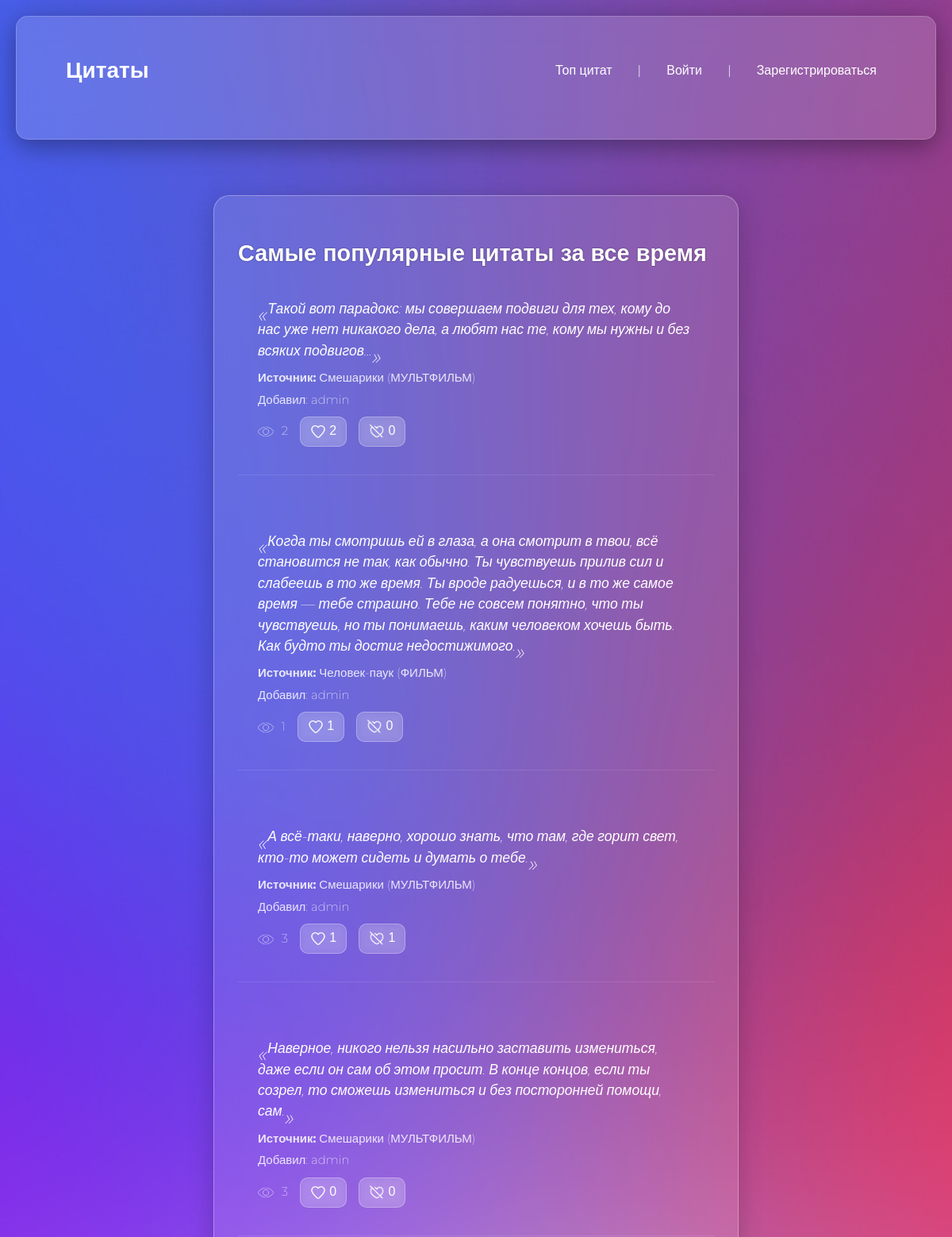
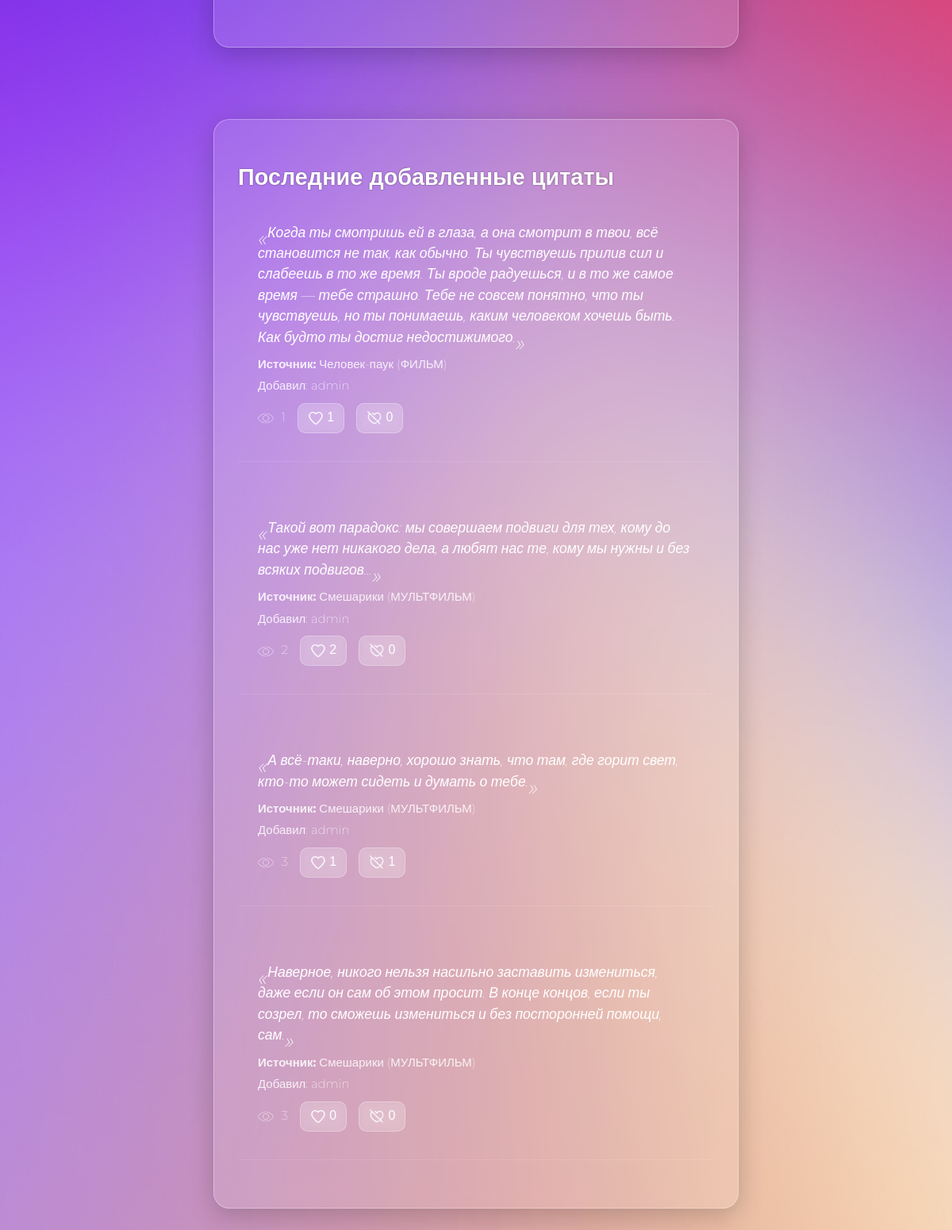
The app's page /top/, older data (2 pictures, top to bottom).
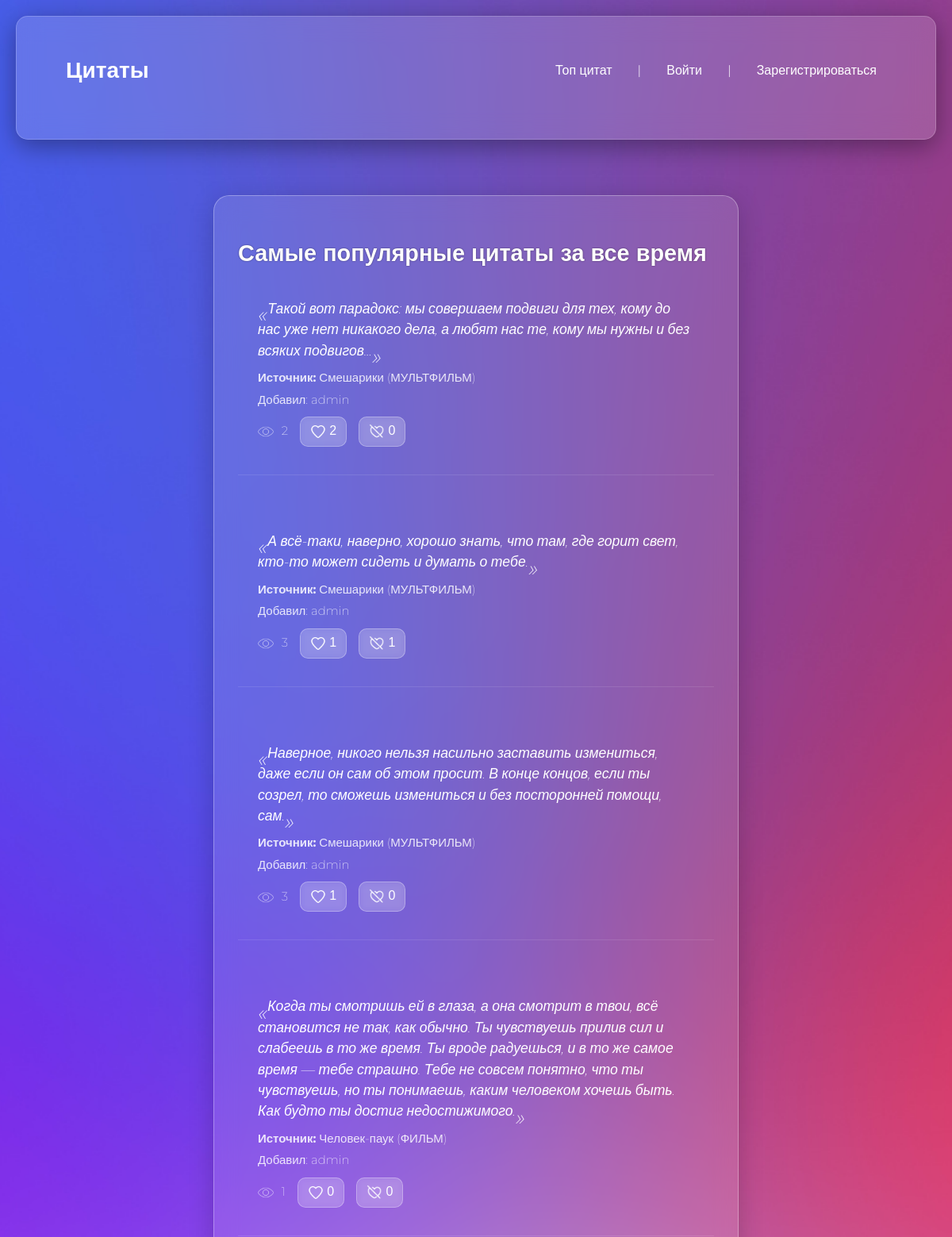
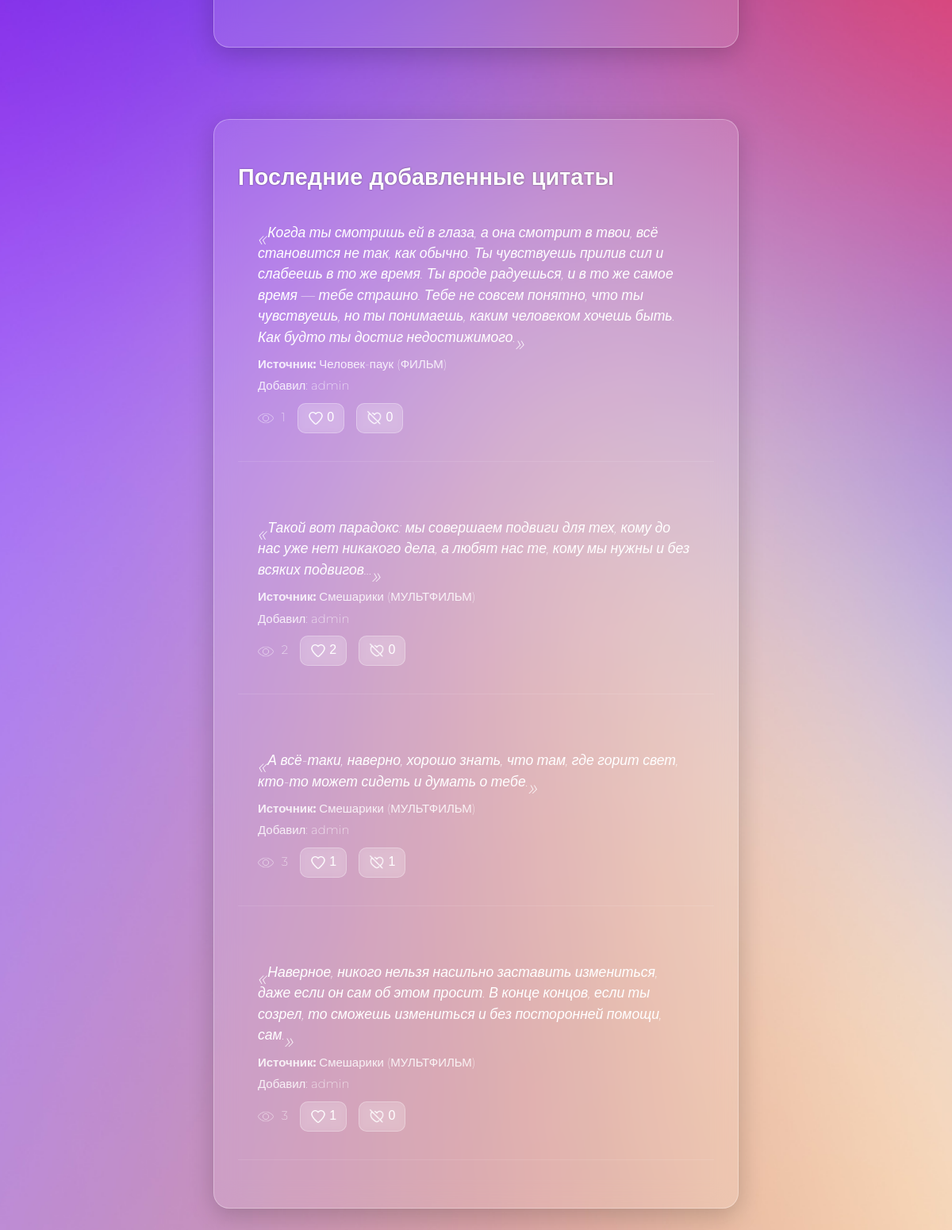
The same page, newer data (2 pictures, top to bottom).
### main/models.py (models this page shows)
class Quote(models.Model):
    source = models.ForeignKey(Source, on_delete=models.CASCADE)
    quote = models.TextField()
    likes = models.PositiveIntegerField(default=0)
    dislikes = models.PositiveIntegerField(default=0)
    views = models.PositiveIntegerField(default=0)
    prob_rate = models.PositiveIntegerField(default=-1)
    author = models.ForeignKey(User, on_delete=models.CASCADE)
    timestamp = models.DateTimeField(auto_now_add=True)

class Source(models.Model):
    SOURCE_TYPES = (
        ('КНИГА', 'Книга'),
        ('МУЗЫКА', 'Музыка'),
        ('ФИЛЬМ', 'Фильм'),
        ('СЕРИАЛ', 'Сериал'),
        ('МУЛЬТФИЛЬМ', 'Мультфильм'),
        ('ДРУГОЕ', 'Другое'),
    )
    name = models.CharField(max_length=200)
    type = models.CharField(max_length=20, choices=SOURCE_TYPES, default='OTHER')
    class Meta:
        unique_together = ('name', 'type')

### main/views.py (the view)
# urls.py: path('top/', views.top_quotes),
def top_quotes(request):
    top = Quote.objects.order_by("-likes")[:10]
    latest = Quote.objects.order_by("-timestamp")[:10]
    top_ratings_dict = {}
    latest_ratings_dict = {}
    if request.user.is_authenticated:
        top_ratings = RatingCount.objects.filter(user=request.user, quote__in=top)
        latest_ratings = RatingCount.objects.filter(user=request.user, quote__in=latest)
        top_ratings_dict = {r.quote_id: r.value for r in top_ratings}
        latest_ratings_dict = {r.quote_id: r.value for r in latest_ratings}
    return render(request, "quotes/topQuote.html", {
        "top_quotes": top,
        "latest_quotes": latest,
        "top_ratings": top_ratings_dict,
        "latest_ratings": latest_ratings_dict})

### main/templatetags/ratings_extras.py (called while the page is built)
@register.filter
def get_rating(ratings_dict, quote_id):
    return ratings_dict.get(quote_id)

### templates/quotes/topQuote.html (shortened to what this page needs)
{% extends 'index.html' %}
{% load ratings_extras %}
{% load static %}
{% block tops %}
    <div class="top-quotes-section">
    <div class="top-block glass-block">
    <h2>Самые популярные цитаты за все время</h2>
    <ul class="quote-list">
    {% for quote in top_quotes %}
        <li class="quote-block">
            <blockquote>{{ quote.quote }}</blockquote>
            <p><strong>Источник:</strong> {{ quote.source.name }} ({{ quote.source.type }})</p>
            <p>Добавил: {{ quote.author.username }}</p>
            <div id="rating-buttons-{{ quote.id }}">
                <small><img src="{% static "img/ico/eye-32.ico" %}" class="ico"> {{ quote.views }} </small>
                <button class="like-btn {% if top_ratings|get_rating:quote.id == 1  %} active {% endif %}" onclick="rateQuote(this, {{ quote.id }}, 1)">
                    <img src="{% static 'img/ico/like-heart2.png' %}" alt='like'>
                    <span class="like-count-{{ quote.id }}">{{ quote.likes }}</span>
                </button>
                <button  class="dislike-btn {% if top_ratings|get_rating:quote.id == -1 %} active {% endif %}" onclick="rateQuote(this, {{ quote.id }}, -1)">
                    <img src="{% static 'img/ico/dislike-heart.png' %}" alt='dislike'>
                    <span class="dislike-count-{{ quote.id }}">{{ quote.dislikes }}</span>
                </button>
            </div>
        </li>
    {% empty %}
        <li>Нет цитат</li>
    {% endfor %}
    </ul>
    </div>
    <div class="latest-block glass-block">
    <h2>Последние добавленные цитаты</h2>
    <ul class="quote-list">
    {% for quote in latest_quotes %}
        <li class="quote-block">
            <blockquote>{{ quote.quote }}</blockquote>
            <p><strong>Источник:</strong> {{ quote.source.name }} ({{ quote.source.type }})</p>
            <p>Добавил: {{ quote.author.username }}</p>
            <div id="rating-buttons-{{ quote.id }}">
                <small><img src="{% static "img/ico/eye-32.ico" %}" class="ico"> {{ quote.views }} </small>
                <button class="like-btn {% if latest_ratings|get_rating:quote.id == 1 %} active {% endif %}" onclick="rateQuote(this, {{ quote.id }}, 1)">
                    <img src="{% static 'img/ico/like-heart2.png' %}" alt='like'>
                    <span class="like-count-{{ quote.id }}">{{ quote.likes }}</span>
                </button>
                <button  class="dislike-btn {% if latest_ratings|get_rating:quote.id == -1 %} active {% endif %}" onclick="rateQuote(this, {{ quote.id }}, -1)">
                    <img src="{% static 'img/ico/dislike-heart.png' %}" alt='dislike'>
                    <span class="dislike-count-{{ quote.id }}">{{ quote.dislikes }}</span>
                </button>
            </div>
        </li>
    {% empty %}
        <li>Нет цитат</li>
    {% endfor %}
    </ul>
    </div>
    </div>
{% endblock %}

### templates/index.html (shortened to what this page needs)
<!DOCTYPE html>
{% load static %}
<html lang="ru">
<head>
    <link rel="stylesheet" href="{% static 'css/style.css' %}">
</head>
<body>
<div class="container wrapper">
<header>
    <a href="/"><h1> Цитаты</h1></a>
        <nav>
            <a href="/top">Топ цитат</a> |
            {% if user.is_authenticated %}
                <a href="/add">Добавить цитату</a> |
                <a href="{% url 'profile' %}" >{{ user.username }}</a>
                <a href="{% url 'logout' %}" id="logout-link">Выйти</a>
            {% else %}
            <a href="/login">Войти</a> |
            <a href="/signup">Зарегистрироваться</a>
            {% endif %}
        </nav>
    </header>
</div>
{% block tops %}
{% endblock %}
</body>
</html>

### static/css/style.css (style rules this page uses)
body { background-image: url("../img/gradient.jpg"); background-size: cover; background-position: center; background-repeat: no-repeat; min-height: 100vh; margin: 20px; display: flex; justify-content: center; align-items: center; font-family: 'Montserrat', sans-serif; font-weight: 200; color: white; flex-direction: column; }
.wrapper { background: rgba(255, 255, 255, 0.15); backdrop-filter: blur(15px); border-radius: 15px; border: 1px solid rgba(255, 255, 255, 0.2); padding: 30px; width: 100%; max-width: 1200px; box-shadow: 0 8px 32px 0 rgba(0, 0, 0, 0.37); box-sizing: border-box; }
button.like-btn, button.dislike-btn { background: rgba(255, 255, 255, 0.15); border: 1px solid rgba(255, 255, 255, 0.3); border-radius: 10px; backdrop-filter: blur(5px); padding: 8px 12px; margin: 5px; color: white; font-weight: 500; cursor: pointer; transition: all 0.3s ease; font-size: 16px; }
.ico { width: 20px; height: 20px; vertical-align: middle; }
button img { width: 20px; height: 20px; vertical-align: middle; }
header { position: sticky; top: 0; display: flex; justify-content: space-between; align-items: center; padding: 20px 32px; margin-bottom: 20px; color: white; font-family: 'Montserrat', sans-serif; font-weight: 300; }
header a { text-decoration: none; }
header h1 { font-size: 28px; font-weight: bold; margin: 0; color: white; }
header nav { display: flex; gap: 20px; align-items: center; flex-wrap: wrap; padding-left: 30px; }
header nav a { text-decoration: none; color: white; font-weight: 500; padding: 6px 12px; border-radius: 8px; transition: background 0.3s ease; }
.glass-block { background: rgba(255, 255, 255, 0.12); backdrop-filter: blur(12px); border-radius: 20px; border: 1px solid rgba(255, 255, 255, 0.3); padding: 30px; margin: 30px auto; max-width: 900px; color: #fff; box-shadow: 0 8px 32px rgba(0, 0, 0, 0.2); transition: 0.3s ease; }
.glass-block h2 { font-size: 1.8rem; margin-bottom: 20px; text-shadow: 0 0 2px rgba(0,0,0,0.5); }
.quote-block { margin-bottom: 30px; padding-bottom: 15px; border-bottom: 1px solid rgba(255, 255, 255, 0.1); }
blockquote { font-size: 1.1rem; font-style: italic; margin-bottom: 10px; }
.glass-block { background: rgba(255, 255, 255, 0.12); backdrop-filter: blur(12px); border-radius: 20px; border: 1px solid rgba(255, 255, 255, 0.3); padding: 30px; width: 90%; max-width: 800px; box-shadow: 0 8px 32px rgba(0, 0, 0, 0.2); }
.top-block, .latest-block { flex: 1 1 500px; max-width: 600px; background: rgba(255, 255, 255, 0.12); backdrop-filter: blur(15px); border-radius: 20px; padding: 30px; box-shadow: 0 8px 32px rgba(0,0,0,0.2); }
.top-quotes-section { display: flex; justify-content: center; gap: 30px; padding: 40px 20px; flex-wrap: wrap; flex-grow: 1; }
ul.quote-list { list-style: none; padding: 0; margin: 0 auto; max-width: 900px; display: flex; flex-direction: column; gap: 20px; }
li.quote-block { padding: 20px 25px; color: white; font-size: 18px; line-height: 1.5; position: relative; }
li.quote-block blockquote { margin: 0 0 10px 0; font-style: italic; quotes: "«" "»" "„" "“"; }
li.quote-block blockquote::before { content: open-quote; font-size: 28px; line-height: 0; vertical-align: -0.4em; }
li.quote-block blockquote::after { content: close-quote; font-size: 28px; line-height: 0; vertical-align: -0.4em; }
li.quote-block p { margin: 5px 0; font-size: 15px; color: rgba(255, 255, 255, 0.85); }
li.quote-block small, li.quote-block .ico { vertical-align: middle; margin-right: 6px; opacity: 0.8; }

Row changes from the older to the newer data that the page shows:
changed Quote (number 3 of 4 on the later page): likes "0" → "1"
changed Quote "Человек-паук": likes "1" → "0"; moves down the list
